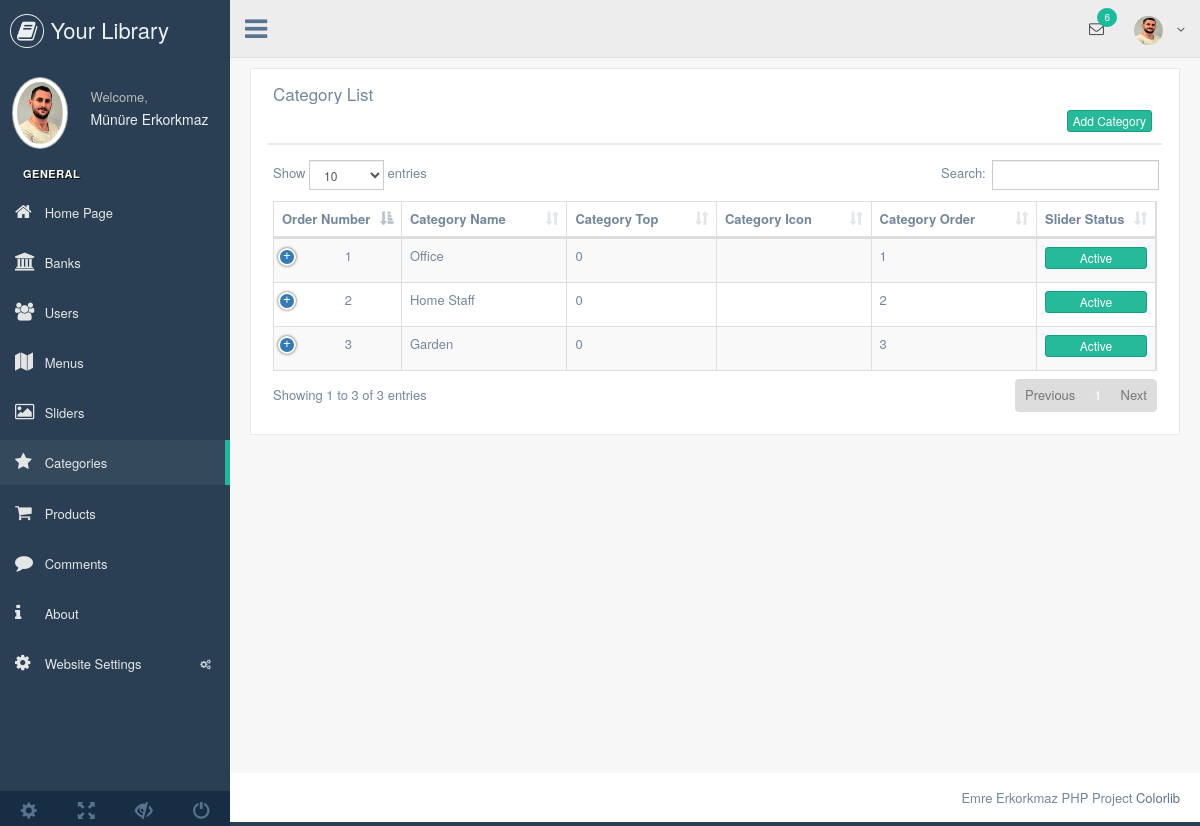
/libraryproject/nedmin/production/category.php (signed in), run on the app's committed database.
### tables this page shows
CREATE TABLE `user` (
  `user_id` int(11) NOT NULL,
  `user_date` datetime NOT NULL DEFAULT current_timestamp(),
  `user_image` varchar(250) NOT NULL,
  `user_tc` varchar(50) NOT NULL,
  `user_name` varchar(50) NOT NULL,
  `user_email` varchar(100) NOT NULL,
  `user_phone` varchar(20) NOT NULL,
  `user_password` varchar(50) NOT NULL,
  `user_fullname` varchar(100) NOT NULL,
  `user_address` varchar(250) NOT NULL,
  `user_city` varchar(50) NOT NULL,
  `user_district` varchar(50) NOT NULL,
  `user_authority` varchar(50) NOT NULL,
  `user_status` int(1) NOT NULL DEFAULT 1
);

CREATE TABLE `category` (
  `category_id` int(11) NOT NULL,
  `category_name` varchar(100) NOT NULL,
  `category_top` int(2) NOT NULL,
  `category_icon` varchar(100) NOT NULL,
  `category_seourl` varchar(250) NOT NULL,
  `category_index` int(2) NOT NULL,
  `category_status` enum('0','1') NOT NULL DEFAULT '1'
);

### libraryproject/nedmin/production/category.php (the view, shortened to what this page needs)
<?php
include 'header.php';
$findcategory=$db->prepare("SELECT * FROM category");
$findcategory->execute();
?>
<div class="right_col" role="main">
  <div class="">
    <div class="row">
      <div class="col-md-12 col-sm-12 col-xs-12">
        <div class="x_panel">
          <div class="x_title">
            <h2>Category List </h2>
            <div class="clearfix"></div>
            <div align="right">
              <a href="addcategory.php"><button class="btn btn-success btn-xs">Add Category</button></a>
            </div>
          </div>
          <div class="x_content">
            <table id="datatable-responsive" class="table table-striped table-bordered dt-responsive nowrap" cellspacing="0" width="100%">
              <thead>
                <tr>
                  <th width="20">Order Number</th>
                  <th>Category Name</th>
                  <th>Category Top</th>
                  <th>Category Icon</th>
                  <th>Category Order</th>
                  <th width="20">Slider Status</th>
                </tr>
              </thead>
              <tbody>
                <?php
                $number=0;
                while($getcategory=$findcategory->fetch(PDO::FETCH_ASSOC)) { $number++?>
                  <tr>
                    <td align="center"><?php echo $number ?></td>
                    <td><?php echo $getcategory['category_name'] ?></td>
                    <td><?php echo $getcategory['category_top'] ?></td>
                    <td><?php echo $getcategory['category_icon'] ?></td>
                    <td><?php echo $getcategory['category_index'] ?></td>
                    <td>
                      <center>
                        <?php
                        if ($getcategory['category_status']==1) {?>
                          <button style="width: 100%" class="btn btn-success btn-xs">Active</button>
                        <?php }else {?>
                          <button style="width: 100%" class="btn btn-danger btn-xs">Passive</button>
                        <?php }
                        ?>
                      </center>
                    </td>
                  </tr>
                <?php  } ?>
              </tbody>
            </table>
          </div>
        </div>
      </div>
    </div>
  </div>
</div>
<?php include 'footer.php'; ?>

### libraryproject/nedmin/production/header.php (shortened to what this page needs)
<?php
include '../netting/dbconnection.php';
$finduser=$db->prepare("SELECT * FROM user WHERE user_email=:email");
$finduser->execute(array(
  'email'=>$_SESSION['user_email']
));
$getuser=$finduser->fetch(PDO::FETCH_ASSOC);
?>
<!DOCTYPE html>
<html lang="en">
<head>
  <link href="../vendors/bootstrap/dist/css/bootstrap.min.css" rel="stylesheet">
  <link href="../vendors/font-awesome/css/font-awesome.min.css" rel="stylesheet">
  <link href="../vendors/nprogress/nprogress.css" rel="stylesheet">
  <link href="../vendors/iCheck/skins/flat/green.css" rel="stylesheet">
  <link href="../vendors/datatables.net-bs/css/dataTables.bootstrap.min.css" rel="stylesheet">
  <link href="../vendors/datatables.net-buttons-bs/css/buttons.bootstrap.min.css" rel="stylesheet">
  <link href="../vendors/datatables.net-fixedheader-bs/css/fixedHeader.bootstrap.min.css" rel="stylesheet">
  <link href="../vendors/datatables.net-responsive-bs/css/responsive.bootstrap.min.css" rel="stylesheet">
  <link href="../vendors/datatables.net-scroller-bs/css/scroller.bootstrap.min.css" rel="stylesheet">
  <link href="../build/css/custom.min.css" rel="stylesheet">
</head>
<body class="nav-md">
  <div class="container body">
    <div class="main_container">
      <div class="col-md-3 left_col">
        <div class="left_col scroll-view">
          <div class="navbar nav_title" style="border: 0;">
            <a href="index.html" class="site_title"><i class="fa fa-book"></i> <span>Your Library</span></a>
          </div>
          <div class="profile clearfix">
            <div class="profile_pic">
              <img src="images/myimg.jpg" alt="..." class="img-circle profile_img">
            </div>
            <div class="profile_info">
              <span>Welcome,</span>
              <h2><?php echo $getuser['user_fullname']; ?></h2>
            </div>
          </div>
          <br />
          <div id="sidebar-menu" class="main_menu_side hidden-print main_menu">
            <div class="menu_section">
              <h3>General</h3>
              <ul class="nav side-menu">
                <li><a href="index.php"><i class="fa fa-home"></i> Home Page </a></li>
                <li><a href="bank.php"><i class="fa fa-bank"></i> Banks </a></li>
                <li><a href="users.php"><i class="fa fa-users"></i> Users </a></li>
                <li><a href="menu.php"><i class="fa fa-map"></i> Menus </a></li>
                <li><a href="slider.php"><i class="fa fa-image"></i> Sliders </a></li>
                <li><a href="category.php"><i class="fa fa-star"></i> Categories </a></li>
                <li><a href="product.php"><i class="fa fa-shopping-cart"></i> Products </a></li>
                <li><a href="comments.php"><i class="fa fa-comment"></i> Comments </a></li>
                <li><a href="about.php"><i class="fa fa-info"></i> About </a></li>
                <li><a><i class="fa fa-cog"></i> Website Settings <span class="fa fa-cogs"></span></a>
                </li>
              </ul>
            </div>
          </div>
          <div class="sidebar-footer hidden-small">
            <a data-toggle="tooltip" data-placement="top" title="Settings">
              <span class="glyphicon glyphicon-cog" aria-hidden="true"></span>
            </a>
            <a data-toggle="tooltip" data-placement="top" title="FullScreen">
              <span class="glyphicon glyphicon-fullscreen" aria-hidden="true"></span>
            </a>
            <a data-toggle="tooltip" data-placement="top" title="Lock">
              <span class="glyphicon glyphicon-eye-close" aria-hidden="true"></span>
            </a>
            <a data-toggle="tooltip" data-placement="top" title="Logout">
              <span class="glyphicon glyphicon-off" aria-hidden="true"></span>
            </a>
          </div>
        </div>
      </div>
      <div class="top_nav">
        <div class="nav_menu">
          <nav>
            <div class="nav toggle">
              <a id="menu_toggle"><i class="fa fa-bars"></i></a>
            </div>
            <ul class="nav navbar-nav navbar-right">
              <li class="">
                <a href="javascript:;" class="user-profile dropdown-toggle" data-toggle="dropdown" aria-expanded="false">
                  <img src="images/myimg.jpg" alt=""><?php echo $getuser['user_name'] ?>
                  <span class=" fa fa-angle-down"></span>
                </a>
              </li>
              <li role="presentation" class="dropdown">
                <a href="javascript:;" class="dropdown-toggle info-number" data-toggle="dropdown" aria-expanded="false">
                  <i class="fa fa-envelope-o"></i>
                  <span class="badge bg-green">6</span>
                </a>
              </li>
            </ul>
          </nav>
        </div>
      </div>

### data on the page
user: user_fullname "Münüre Erkorkmaz"
category: category_name "Office", category_top "0", category_index "1", category_status "Active"
category: category_name "Home Staff", category_top "0", category_index "2", category_status "Active"
category: category_name "Garden", category_top "0", category_index "3", category_status "Active"
